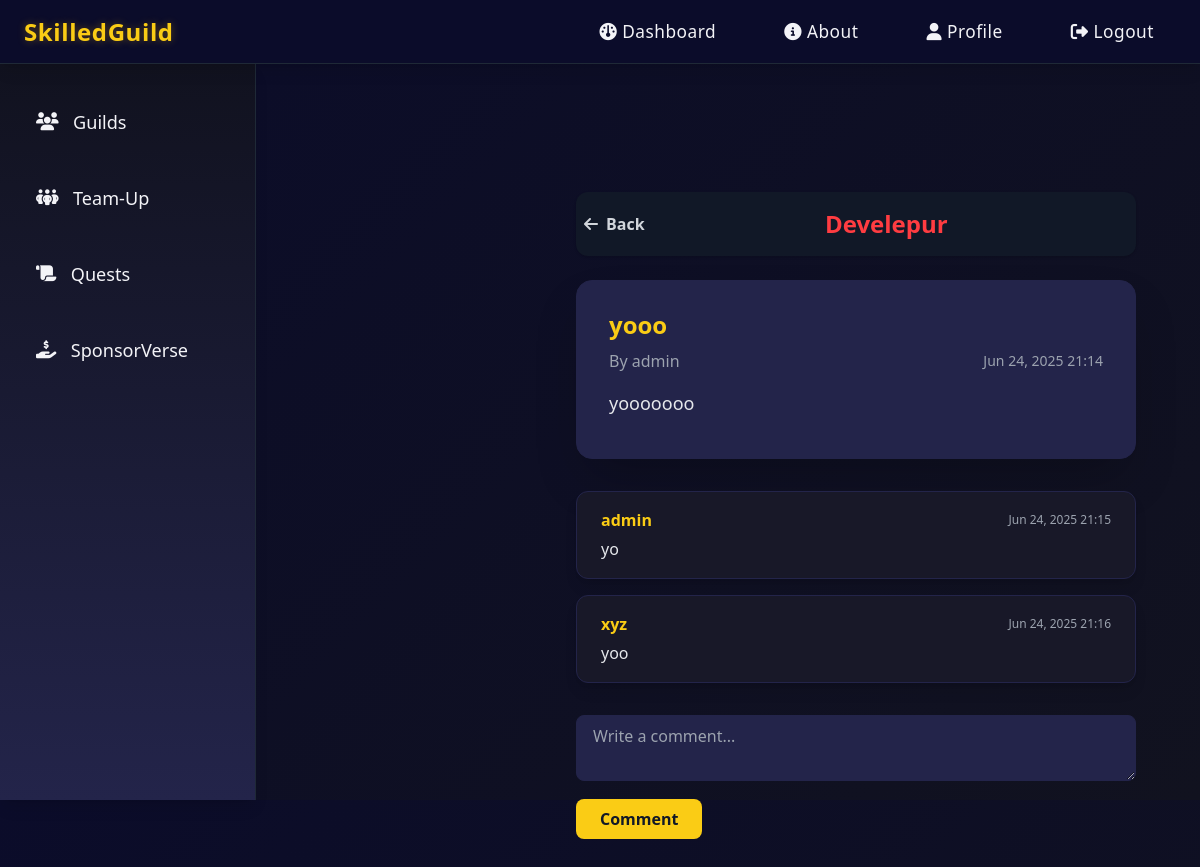
Screenshot of /guilds/2/post/3/ (signed in) with the database file from the repository.
### skilledguild/models.py (models this page shows, shortened)
class Guild(models.Model):
    name = models.CharField(max_length=100, unique=True)
    description = models.TextField()
    icon_url = models.URLField(blank=True, null=True)
    theme_color = models.CharField(max_length=16, blank=True, null=True, help_text='Hex color for card accent')
    members = models.ManyToManyField(User, related_name='guilds', blank=True)

class Post(models.Model):
    title = models.CharField(max_length=200)
    content = models.TextField()
    author = models.ForeignKey(User, on_delete=models.CASCADE, related_name='posts')
    guild = models.ForeignKey(Guild, on_delete=models.CASCADE, related_name='posts')
    timestamp = models.DateTimeField(auto_now_add=True)
    likes = models.PositiveIntegerField(default=0)
    image = models.ImageField(upload_to='post_images/', blank=True, null=True)
    tags = models.CharField(max_length=200, blank=True, null=True, help_text='Comma-separated tags')

class Comment(models.Model):
    post = models.ForeignKey(Post, on_delete=models.CASCADE, related_name='comments')
    author = models.ForeignKey(User, on_delete=models.CASCADE, related_name='comments')
    content = models.TextField()
    timestamp = models.DateTimeField(auto_now_add=True)
    parent = models.ForeignKey('self', null=True, blank=True, on_delete=models.CASCADE, related_name='replies')

### skilledguild/views.py (the view)
# urls.py: path('guilds/<int:guild_id>/post/<int:post_id>/', views.post_detail, name='post_detail'),
@login_required
def post_detail(request, guild_id, post_id):
    guild = get_object_or_404(Guild, id=guild_id)
    post = get_object_or_404(Post, id=post_id, guild=guild)
    is_member = request.user in guild.members.all()
    comments = post.comments.select_related('author').order_by('timestamp')
    if request.method == 'POST' and is_member:
        content = request.POST.get('content')
        if content:
            Comment.objects.create(post=post, author=request.user, content=content)
            return redirect('post_detail', guild_id=guild.id, post_id=post.id)
    return render(request, 'skilledguild/post_detail.html', {
        'guild': guild,
        'post': post,
        'comments': comments,
        'is_member': is_member,
    })

### templates/skilledguild/post_detail.html (shortened to what this page needs)
{% extends 'base.html' %}
{% load static %}
{% block content %}
<div class="ml-64 mt-16 max-w-3xl mx-auto p-4 sm:p-8">
    <div class="flex items-center justify-between py-4 px-2 bg-gray-900 rounded-xl shadow mb-6">
        <a href="{% url 'guild_detail' guild.id %}" class="flex items-center gap-2 text-gray-300 hover:text-yellow-400 font-semibold">
            <i class="fa fa-arrow-left"></i> <span class="hidden sm:inline">Back</span>
        </a>
        <div class="flex-1 text-center">
            <span class="text-xl sm:text-2xl font-bold" style="color:{{ guild.theme_color|default:'#ffba08' }}">{{ guild.name }}</span>
        </div>
    </div>
    <div class="bg-[#23244a] border border-[#23244a] rounded-2xl shadow-2xl px-8 py-7 mb-8">
        <div class="text-2xl font-bold text-yellow-400 mb-2">{{ post.title }}</div>
        <div class="flex items-center justify-between mb-4">
            <div class="text-gray-400 text-base">By {{ post.author.username }}</div>
            <div class="text-gray-400 text-sm">{{ post.timestamp|date:'M d, Y H:i' }}</div>
        </div>
        <div class="text-gray-200 text-lg leading-relaxed mb-3">{{ post.content }}</div>
    </div>
    <div class="comments-list flex flex-col gap-4">
        {% for comment in comments %}
            <div class="comment-card bg-[#181828] border border-[#23244a] rounded-xl shadow-lg px-6 py-4">
                <div class="flex items-center justify-between mb-1">
                    <span class="text-yellow-400 font-semibold">{{ comment.author.username }}</span>
                    <span class="text-gray-400 text-xs">{{ comment.timestamp|date:'M d, Y H:i' }}</span>
                </div>
                <div class="text-gray-200 text-base leading-relaxed">{{ comment.content }}</div>
            </div>
        {% empty %}
            <div class="text-gray-400">No comments yet.</div>
        {% endfor %}
    </div>
    {% if is_member %}
    <form id="commentForm" method="post" class="mt-8">
        <textarea name="content" placeholder="Write a comment..." rows="2" required class="w-full bg-[#23244a] text-white border border-[#23244a] rounded-lg px-4 py-2 mb-3 focus:outline-none focus:ring-2 focus:ring-yellow-400"></textarea>
        <button type="submit" class="bg-yellow-400 hover:bg-yellow-500 text-gray-900 font-bold py-2 px-6 rounded-lg transition-all">Comment</button>
    </form>
    {% endif %}
</div>
{% endblock %}

### static/skilledguild/dashboard.css (style rules this page uses)
body { margin: 0; font-family: 'Segoe UI', Arial, sans-serif; background: linear-gradient(135deg, #0b0c2a 0%, #11121f 100%); color: #f3f3f7; min-height: 100vh; }
a, .navbar-menu li a, .sidebar-menu li a { outline: none; }

### rows the page displays
Guild: name "Develepur"
Post: title "yooo", author.username "admin", timestamp "Jun 24, 2025 21:14", content "yooooooo"
Comment: author.username "admin", timestamp "Jun 24, 2025 21:15", content "yo"
Comment: author.username "xyz", timestamp "Jun 24, 2025 21:16", content "yoo"
